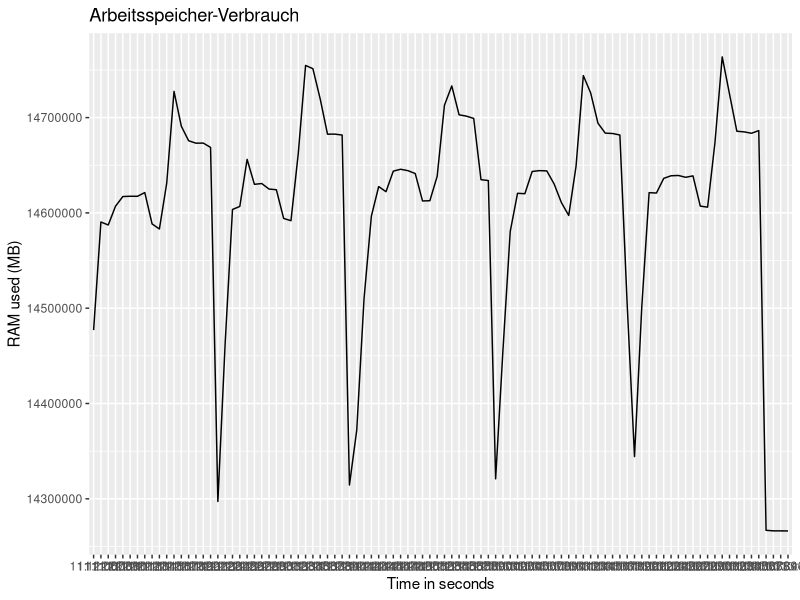

Write R code to recreate this figure.
# Libraries
library("ggplot2")
library("viridis")
library("dplyr")
library("hms")
library("gridExtra")
library("ggpubr")


# Paths
#base_path <- "C:/Users/kreut/OneDrive/Uni/Bachelor-Thesis/Quellcode/CSV-Analyser/"
#export_path <- "C:/Users/kreut/OneDrive/Uni/Bachelor-Thesis/Quellcode/CSV-Analyser/export/"

base_path <- "/var/lib/jenkins/workspace/Autoplot/"
export_path <- "/var/lib/jenkins/workspace/Autoplot/export/"

# base_path <- "~/workspace/autoplot/"
# export_path <- "~/workspace/autoplot/export/"

date_path <- toString(Sys.Date())


# Colors
axisLabelColor <- "#69b3a2"
yAxisColor <- "black"


# Import CSV from Collectl
measurements <- read.csv(file = "csv/collectl.csv", na="NA")


# function to draw line plots
drawPlot <- function(title, yAxisLabel, measurement, time) {
    ggplot(measurements, aes(x=time, y=measurement, group=1)) +
      geom_line() +
      xlab("Time in seconds") +
      ylab(yAxisLabel) +
      ggtitle(title)
}

removeWhitespaceAndColon <- function(filename) {
  filename <- chartr(":", "-", filename)
  filename <- chartr(" ", "_", filename)
}


# call drawPlot function for each plot
mem_used_plot <- drawPlot("Arbeitsspeicher-Verbrauch", "RAM used (MB)", measurements$X.MEM.Used, measurements$Time)

# Build figures with multiple plots


mem_figure <- ggarrange(
  mem_used_plot, nrow = 1
)

# Create directories for exports with todays date and save figures into it
dir.create(file.path(export_path), showWarnings = FALSE)

dir.create(file.path(export_path, date_path), showWarnings = FALSE)
setwd(file.path(export_path, date_path))

# get filenames
#cpu_output_name <- removeWhitespaceAndColon(paste(Sys.time(), "CPU_figure.png"))
mem_output_name <- removeWhitespaceAndColon(paste(Sys.time(), "MEM_figure.png"))

#ggexport(cpu_figure, filename = paste(cpu_output_name), width = 1920, height = 1080)
ggexport(mem_figure, filename = paste(mem_output_name), width = 1920, height = 1080)


mem_figure






